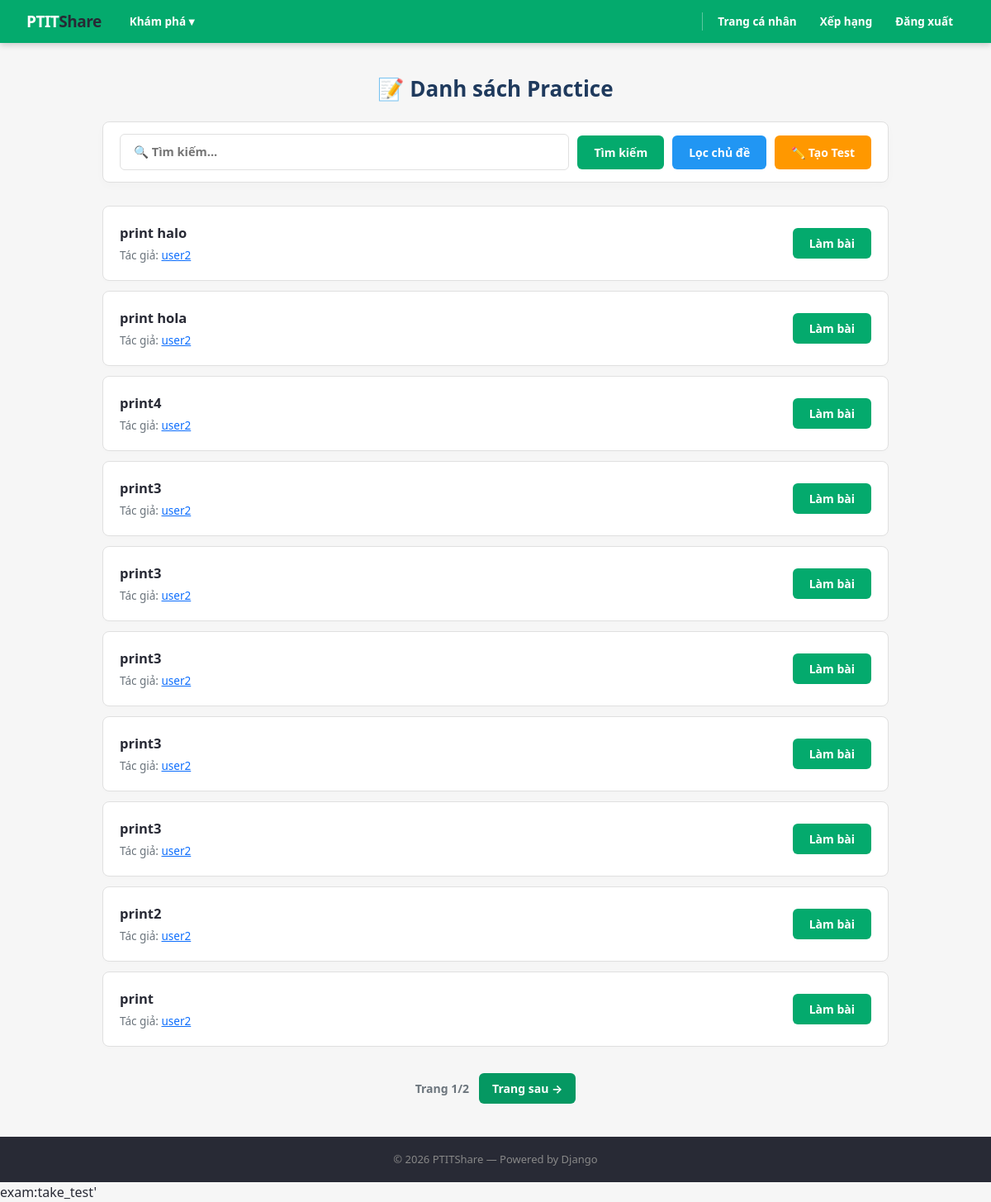
Page /practice/ on the earlier database version.
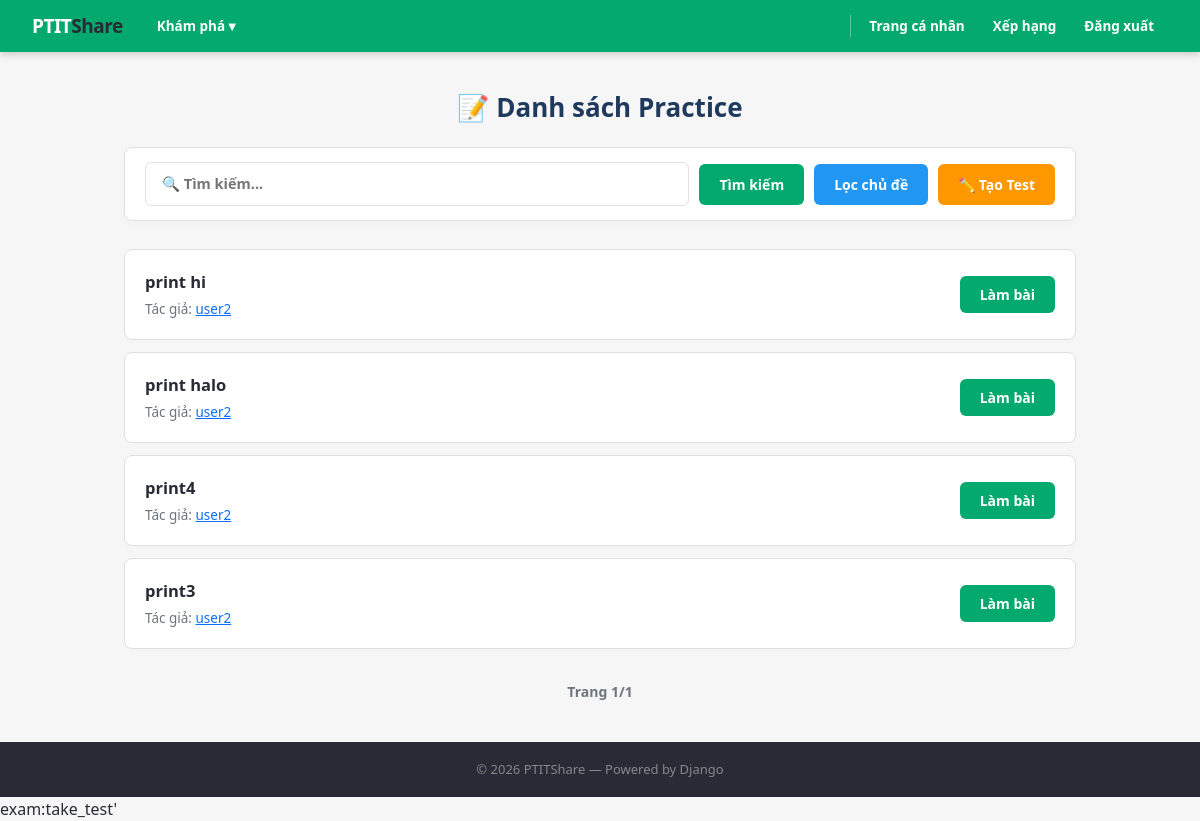
Same page on the later database version.
### practice/models.py (models this page shows)
class Practice(models.Model):
    title = models.CharField()
    content = models.TextField()
    code = models.TextField()
    author = models.ForeignKey(User, on_delete=models.CASCADE)
    topic = models.ManyToManyField(Topic, blank=True)
    created_at = models.DateTimeField(auto_now_add=True)

### blog/models.py (models this page shows, shortened)
class User(AbstractUser):
    GENDER_CHOICES = [
        ('Nam', 'Nam'),
        ('Nữ', 'Nữ'),
    ]
    name = models.CharField()
    gender = models.CharField(max_length=10, choices=GENDER_CHOICES)
    birth = models.DateField(null=True, blank=True)
    email = models.EmailField(unique=True)
    mark = models.IntegerField(default=0)

### practice/views.py (the view)
# urls.py: path('', views.practice_list, name='practice_list'),
def practice_list(request):
    practices = Practice.objects.all().order_by('-id')  # lấy tất cả, mới nhất trước
    paginator = Paginator(practices , 10)
    page_number = request.GET.get('page')
    page_obj = paginator.get_page(page_number)
    return render(request, "practice_home.html", {"practices": page_obj})

### practice/templates/practice_home.html (shortened to what this page needs)
<!DOCTYPE html>
<html lang="vi">
<head>
    <link rel="stylesheet" href="https://cdn.jsdelivr.net/npm/bootstrap@5.3.2/dist/css/bootstrap.min.css">
</head>
<body>
<nav class="navbar">
    <a class="nav-logo" href="#">PTIT<span>Share</span></a>
    <div class="nav-dropdown">
        <div class="nav-dropdown-btn">Khám phá ▾</div>
    </div>
    <a href="{% url 'blog:this_user' %}" class="nav-link">Trang cá nhân</a>
    <a href="{% url 'blog:user-list' %}" class="nav-link">Xếp hạng</a>
    <a href="{% url 'blog:logout' %}" class="nav-link">Đăng xuất</a>
</nav>
<main class="container">
    <h1>📝 Danh sách Practice</h1>
    <div class="search-section" >
        <form method="get" class="search-form" action="{% url 'blog:search' %}">
            <input type="text" name="keyword" value="{{ query }}" placeholder="🔍 Tìm kiếm...">
            <button type="submit" class="btn-action btn-search">Tìm kiếm</button>
            <a href="{% url 'blog:filter' %}" class="btn-action btn-filter">Lọc chủ đề</a>
            <a href="{% url 'practice:create' %}" class="btn-action btn-create">✏️ Tạo Test</a>
        </form>
    </div>
    {% if practices %}
        <ul class="test-list">
            {% for practice in practices %}
                <li class="test-item">
                    <div class="test-info-meta">
                        <a class="test-title" style="text-decoration: none; color: inherit; display: block;"
                            href="{% url 'practice:user_practice_list' practice.id %}">
                            {{ practice.title }}
                        </a>
                        <div class="test-sub-details">
                            Tác giả: <a href="{% url 'blog:user' practice.author.id %}" >{{ practice.author.username }}</a>
                        </div>
                    </div>
                    <div style="text-align: right;">
                        <a href="{% url 'practice:take_practice' practice.id %}" class="btn-take-test">Làm bài</a>
                    </div>
                </li>
            {% endfor %}
        </ul>
    {% else %}
        <div class="no-result">
            <p>Không tìm thấy bài kiểm tra nào phù hợp với từ khóa tìm kiếm của bạn.</p>
        </div>
    {% endif %}
    <div class="pagination">
        <span>Trang {{ practices.number }}/{{ practices.paginator.num_pages }}</span>
        {% if practices.has_next %}
            <a href="?page={{ practices.next_page_number }}">Trang sau →</a>
        {% endif %}
    </div>
</main>
<footer>&copy; 2026 PTITShare &mdash; Powered by Django</footer>
</body>exam:take_test'
</html>

Differences in the rows shown:
removed Practice: title "print hola", author.username "user2"
removed Practice: title "print3", author.username "user2"
removed Practice: title "print3", author.username "user2"
removed Practice: title "print3", author.username "user2"
removed Practice: title "print3", author.username "user2"
removed Practice: title "print2", author.username "user2"
removed Practice: title "print", author.username "user2"
added Practice: title "print hi", author.username "user2"
Other differences:
{{ practices.paginator.num_pages }}: "2" → "1"
text no longer shown: "Trang sau →"
